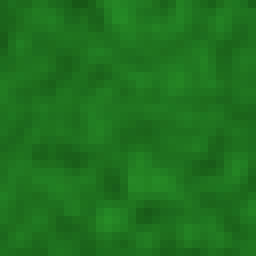
#> input picture data/gfx/terrain0.png, 32 x 32 px, found by its file name (shown 8 times larger)
$ python preview-images.py
#> lines starting #> are read from the running program, lines starting #| are printed output that depends on the picture; pictures that were not available may be replaced by others from this repository, and a replacement may not be noted
from PIL import Image, ImageDraw
from pathlib import Path
p = Path('artifacts/terrain-scallops')
grass_tile = Image.open('data/gfx/terrain0.png').convert('RGB')
#> grass_tile is the input picture: PIL image 32x32 RGB; mean R, G, B 30.5, 113.7, 30.7
sand_tile = Image.open('data/gfx/terrain128.png').convert('RGB')
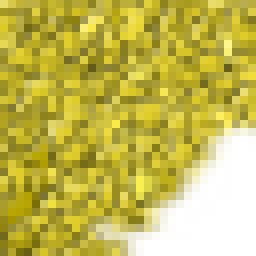
#> input picture data/gfx/terrain210.png, 32 x 32 px, given in place of terrain128.png, which was not available (shown 8 times larger)
grass = Image.new('RGB', (768, 512))
#> grass: PIL image 768x512 RGB; every value is 0
sand = grass.copy()
for y in range(0, 512, 32):
    for x in range(0, 768, 32):
        grass.paste(grass_tile, (x, y))
        sand.paste(sand_tile, (x, y))
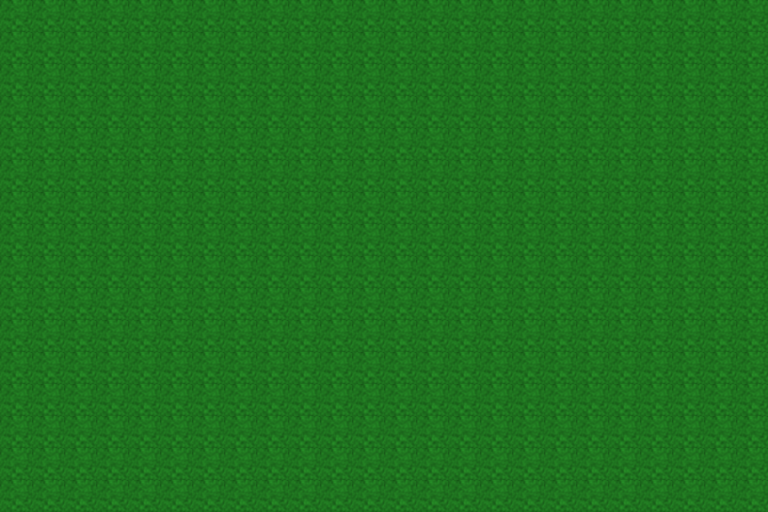
#> grass: PIL image 768x512 RGB; mean R, G, B 30.5, 113.7, 30.7
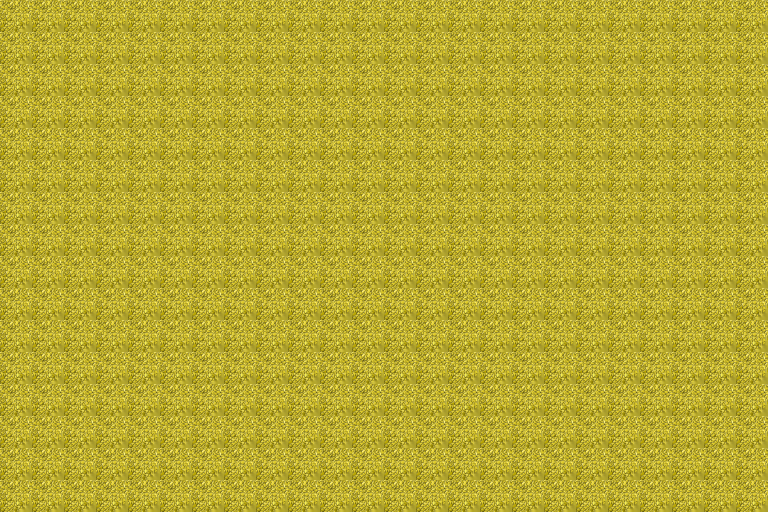
#> sand: PIL image 768x512 RGB; mean R, G, B 183.7, 169.9, 48.3
canvas = Image.new('RGB', (1536, 542), (25, 28, 30))
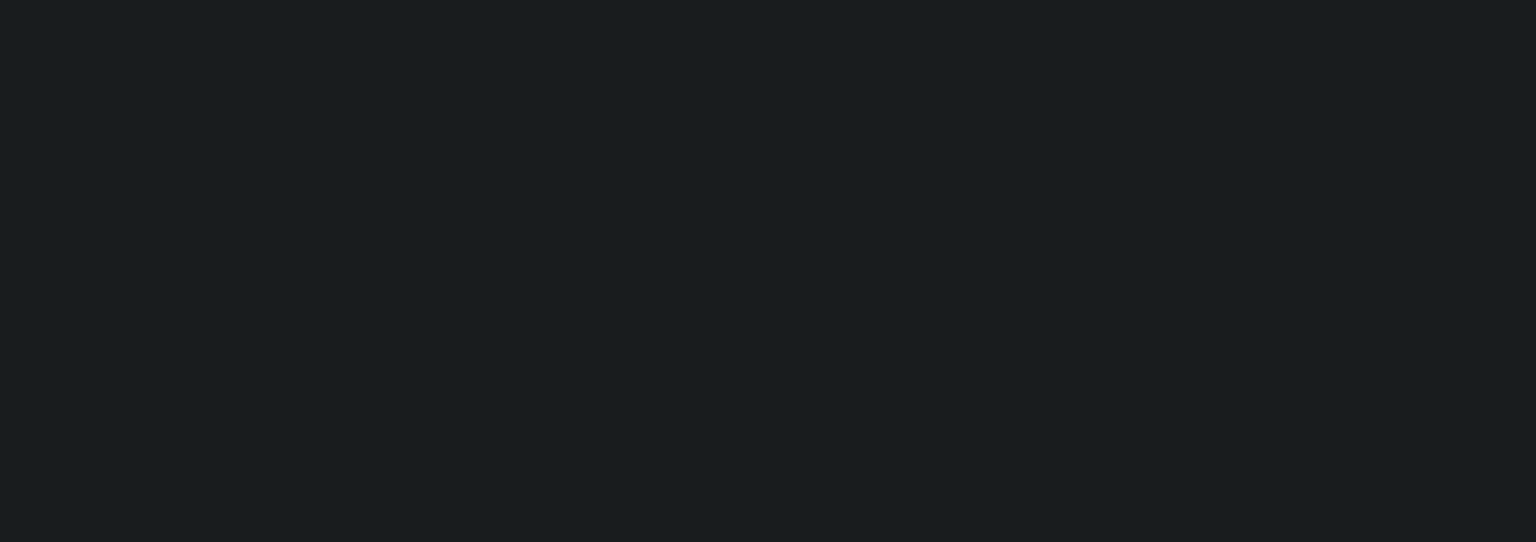
#> canvas: PIL image 1536x542 RGB; mean R, G, B 25, 28, 30
draw = ImageDraw.Draw(canvas)
for i, name in enumerate(['previous-pass', 'after']):
    mask = Image.open(p / (name + '.pgm'))
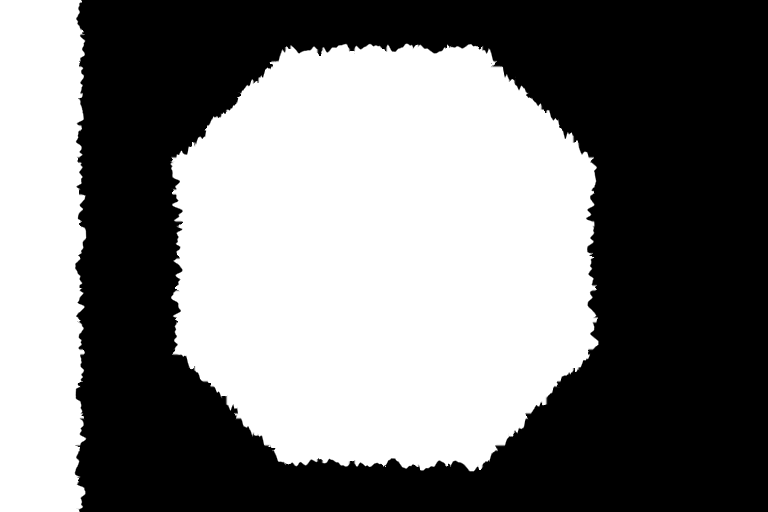
#> input picture artifacts/terrain-scallops/previous-pass.pgm, 768 x 512 px, found by its file name
#> mask is the input picture: PIL image 768x512 L; min 0, max 255, mean 123
    result = Image.composite(grass, sand, mask)
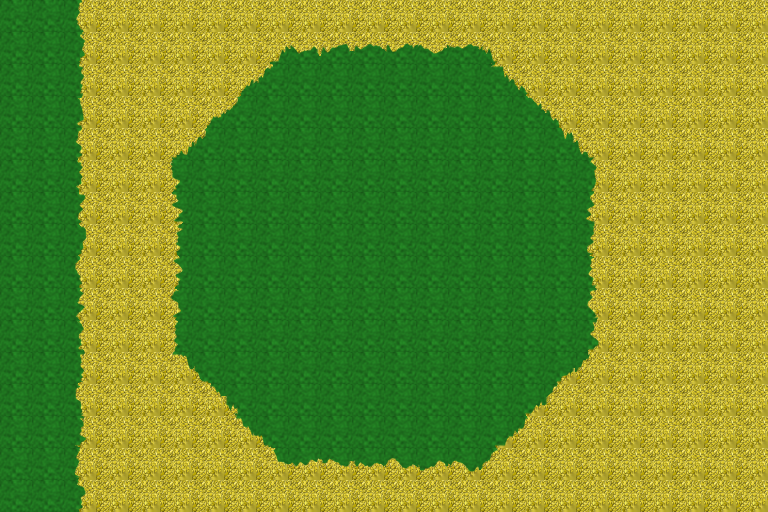
#> result: PIL image 768x512 RGB; mean R, G, B 109.8, 142.8, 39.9
    result.save(p / (name + '.png'))
    canvas.paste(result, (i * 768, 30))
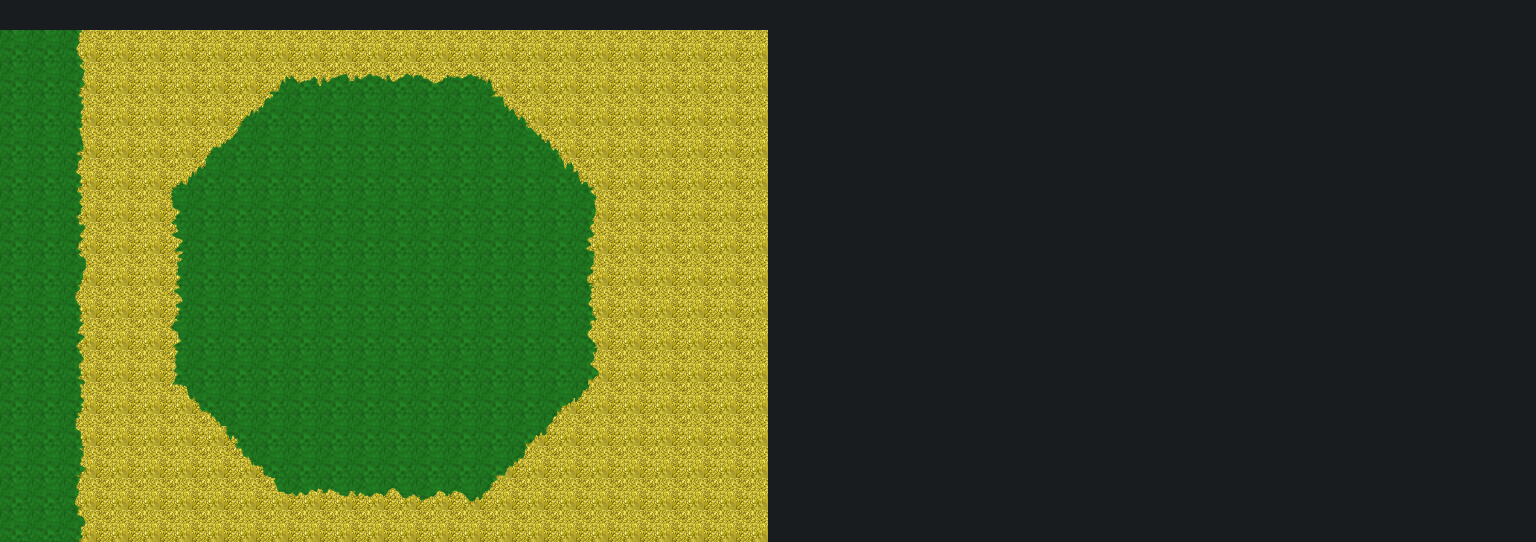
#> canvas: PIL image 1536x542 RGB; mean R, G, B 65.1, 82.2, 34.7
#> (the run stopped early here; a loop or call above may not have finished)
